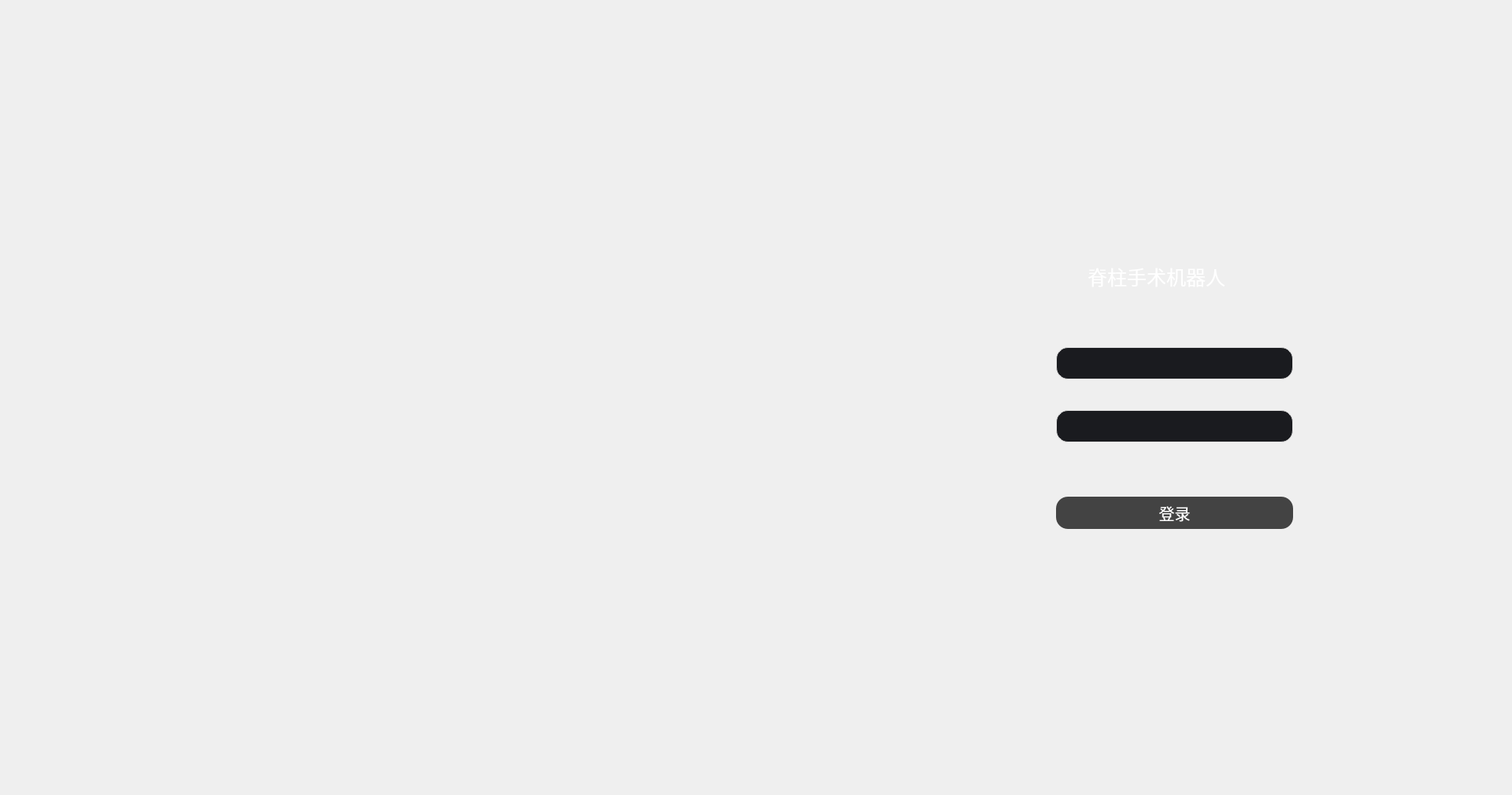
<?xml version="1.0" encoding="UTF-8"?>
<ui version="4.0">
 <class>Login</class>
 <widget class="QWidget" name="Login">
  <property name="geometry">
   <rect>
    <x>0</x>
    <y>0</y>
    <width>1920</width>
    <height>1010</height>
   </rect>
  </property>
  <property name="windowTitle">
   <string>Form</string>
  </property>
  <layout class="QGridLayout" name="gridLayout">
   <property name="rightMargin">
    <number>0</number>
   </property>
   <property name="bottomMargin">
    <number>0</number>
   </property>
   <property name="spacing">
    <number>0</number>
   </property>
   <item row="0" column="0">
    <widget class="QWidget" name="widget" native="true">
     <property name="sizePolicy">
      <sizepolicy hsizetype="Expanding" vsizetype="Expanding">
       <horstretch>0</horstretch>
       <verstretch>0</verstretch>
      </sizepolicy>
     </property>
     <property name="styleSheet">
      <string notr="true">QWidget#widget{background-image: url(:/resource/image/background.jpg);}</string>
     </property>
     <widget class="QPushButton" name="loginButton">
      <property name="geometry">
       <rect>
        <x>1330</x>
        <y>620</y>
        <width>301</width>
        <height>41</height>
       </rect>
      </property>
      <property name="styleSheet">
       <string notr="true">background-color: rgb(67, 67, 67);
color: rgb(255, 255, 255);

border-radius: 15px;
font-size:20px</string>
      </property>
      <property name="text">
       <string>登录</string>
      </property>
     </widget>
     <widget class="QLineEdit" name="userEdit">
      <property name="geometry">
       <rect>
        <x>1330</x>
        <y>430</y>
        <width>301</width>
        <height>41</height>
       </rect>
      </property>
      <property name="styleSheet">
       <string notr="true">background-color: rgb(26, 27, 31);
color: rgb(255, 255, 255);
border: 1px solid #ddd;
border-radius: 15px;
font-size:20px</string>
      </property>
      <property name="alignment">
       <set>Qt::AlignCenter</set>
      </property>
     </widget>
     <widget class="QLineEdit" name="passwordEdit">
      <property name="geometry">
       <rect>
        <x>1330</x>
        <y>510</y>
        <width>301</width>
        <height>41</height>
       </rect>
      </property>
      <property name="styleSheet">
       <string notr="true">background-color: rgb(26, 27, 31);
color: rgb(255, 255, 255);
border: 1px solid #ddd;
border-radius: 15px;
font-size:20px</string>
      </property>
      <property name="alignment">
       <set>Qt::AlignJustify|Qt::AlignVCenter</set>
      </property>
     </widget>
     <widget class="QLabel" name="label">
      <property name="geometry">
       <rect>
        <x>1370</x>
        <y>310</y>
        <width>251</width>
        <height>61</height>
       </rect>
      </property>
      <property name="styleSheet">
       <string notr="true">color: rgb(255, 255, 255);
font-size:25px</string>
      </property>
      <property name="text">
       <string>脊柱手术机器人</string>
      </property>
     </widget>
     <widget class="QLabel" name="label_2">
      <property name="geometry">
       <rect>
        <x>1270</x>
        <y>430</y>
        <width>41</width>
        <height>41</height>
       </rect>
      </property>
      <property name="styleSheet">
       <string notr="true">border-image: url(:/resource/image/user.png);</string>
      </property>
      <property name="text">
       <string/>
      </property>
     </widget>
     <widget class="QLabel" name="label_3">
      <property name="geometry">
       <rect>
        <x>1270</x>
        <y>510</y>
        <width>41</width>
        <height>31</height>
       </rect>
      </property>
      <property name="styleSheet">
       <string notr="true">border-image: url(:/resource/image/lock.png);</string>
      </property>
      <property name="text">
       <string/>
      </property>
     </widget>
    </widget>
   </item>
  </layout>
 </widget>
 <resources/>
 <connections/>
</ui>
